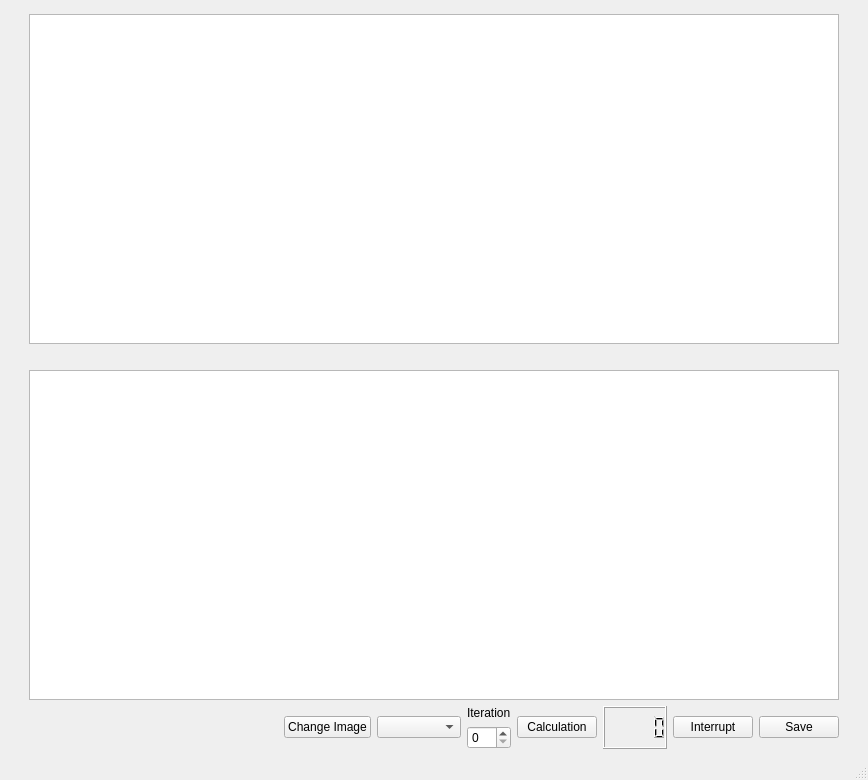
<?xml version="1.0" encoding="UTF-8"?>
<ui version="4.0">
 <class>MainWindow</class>
 <widget class="QMainWindow" name="MainWindow">
  <property name="geometry">
   <rect>
    <x>0</x>
    <y>0</y>
    <width>868</width>
    <height>780</height>
   </rect>
  </property>
  <property name="windowTitle">
   <string>MainWindow</string>
  </property>
  <widget class="QWidget" name="centralwidget">
   <layout class="QGridLayout" name="gridLayout_3">
    <item row="1" column="1">
     <layout class="QGridLayout" name="gridLayout_2">
      <item row="3" column="0">
       <layout class="QGridLayout" name="gridLayout">
        <item row="0" column="2">
         <widget class="QComboBox" name="CameraSelection">
          <item>
           <property name="text">
            <string/>
           </property>
          </item>
          <item>
           <property name="text">
            <string>Camera 1</string>
           </property>
          </item>
          <item>
           <property name="text">
            <string>Camera 2</string>
           </property>
          </item>
         </widget>
        </item>
        <item row="0" column="4">
         <layout class="QVBoxLayout" name="verticalLayout">
          <item>
           <widget class="QLabel" name="label">
            <property name="text">
             <string>Iteration</string>
            </property>
           </widget>
          </item>
          <item>
           <widget class="QSpinBox" name="Iteration"/>
          </item>
         </layout>
        </item>
        <item row="0" column="0">
         <spacer name="horizontalSpacer">
          <property name="orientation">
           <enum>Qt::Horizontal</enum>
          </property>
          <property name="sizeHint" stdset="0">
           <size>
            <width>2000</width>
            <height>20</height>
           </size>
          </property>
         </spacer>
        </item>
        <item row="0" column="5">
         <widget class="QPushButton" name="btn_calculation">
          <property name="text">
           <string>Calculation</string>
          </property>
         </widget>
        </item>
        <item row="0" column="1">
         <widget class="QPushButton" name="btn_changeImg">
          <property name="text">
           <string>Change Image</string>
          </property>
         </widget>
        </item>
        <item row="0" column="7">
         <widget class="QPushButton" name="btn_interrupt">
          <property name="text">
           <string>Interrupt</string>
          </property>
         </widget>
        </item>
        <item row="0" column="8">
         <widget class="QPushButton" name="btn_save">
          <property name="text">
           <string>Save</string>
          </property>
         </widget>
        </item>
        <item row="0" column="6">
         <widget class="QLCDNumber" name="iterationShowing"/>
        </item>
       </layout>
      </item>
      <item row="1" column="0">
       <spacer name="verticalSpacer">
        <property name="orientation">
         <enum>Qt::Vertical</enum>
        </property>
        <property name="sizeType">
         <enum>QSizePolicy::Fixed</enum>
        </property>
        <property name="sizeHint" stdset="0">
         <size>
          <width>20</width>
          <height>20</height>
         </size>
        </property>
       </spacer>
      </item>
      <item row="2" column="0">
       <widget class="QGraphicsView" name="GraphicsSecWin">
        <property name="minimumSize">
         <size>
          <width>0</width>
          <height>300</height>
         </size>
        </property>
       </widget>
      </item>
      <item row="0" column="0">
       <widget class="QGraphicsView" name="GraphicsWin">
        <property name="sizePolicy">
         <sizepolicy hsizetype="Expanding" vsizetype="Expanding">
          <horstretch>0</horstretch>
          <verstretch>0</verstretch>
         </sizepolicy>
        </property>
        <property name="minimumSize">
         <size>
          <width>0</width>
          <height>300</height>
         </size>
        </property>
       </widget>
      </item>
     </layout>
    </item>
    <item row="1" column="2">
     <spacer name="horizontalSpacer_3">
      <property name="orientation">
       <enum>Qt::Horizontal</enum>
      </property>
      <property name="sizeType">
       <enum>QSizePolicy::Fixed</enum>
      </property>
      <property name="sizeHint" stdset="0">
       <size>
        <width>20</width>
        <height>20</height>
       </size>
      </property>
     </spacer>
    </item>
    <item row="1" column="0">
     <spacer name="horizontalSpacer_2">
      <property name="orientation">
       <enum>Qt::Horizontal</enum>
      </property>
      <property name="sizeType">
       <enum>QSizePolicy::Fixed</enum>
      </property>
      <property name="sizeHint" stdset="0">
       <size>
        <width>20</width>
        <height>20</height>
       </size>
      </property>
     </spacer>
    </item>
    <item row="0" column="1">
     <spacer name="verticalSpacer_2">
      <property name="orientation">
       <enum>Qt::Vertical</enum>
      </property>
      <property name="sizeType">
       <enum>QSizePolicy::Fixed</enum>
      </property>
      <property name="sizeHint" stdset="0">
       <size>
        <width>20</width>
        <height>5</height>
       </size>
      </property>
     </spacer>
    </item>
   </layout>
  </widget>
  <widget class="QMenuBar" name="menubar">
   <property name="geometry">
    <rect>
     <x>0</x>
     <y>0</y>
     <width>868</width>
     <height>24</height>
    </rect>
   </property>
  </widget>
  <widget class="QStatusBar" name="statusbar"/>
 </widget>
 <resources/>
 <connections/>
</ui>
